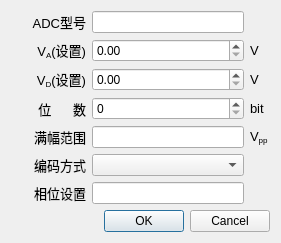
<?xml version="1.0" encoding="UTF-8"?>
<ui version="4.0">
 <class>AdcSettingsDialogClass</class>
 <widget class="QDialog" name="AdcSettingsDialogClass">
  <property name="geometry">
   <rect>
    <x>0</x>
    <y>0</y>
    <width>281</width>
    <height>227</height>
   </rect>
  </property>
  <property name="windowTitle">
   <string>ADC设置</string>
  </property>
  <layout class="QGridLayout" name="gridLayout_2">
   <item row="0" column="0">
    <layout class="QGridLayout" name="gridLayout">
     <item row="0" column="0">
      <widget class="QLabel" name="labl_3">
       <property name="font">
        <font>
         <family>Arial</family>
         <pointsize>10</pointsize>
        </font>
       </property>
       <property name="text">
        <string>ADC型号</string>
       </property>
       <property name="alignment">
        <set>Qt::AlignRight|Qt::AlignTrailing|Qt::AlignVCenter</set>
       </property>
      </widget>
     </item>
     <item row="0" column="1">
      <widget class="QLineEdit" name="adcTypeLineEdit">
       <property name="sizePolicy">
        <sizepolicy hsizetype="Preferred" vsizetype="Fixed">
         <horstretch>0</horstretch>
         <verstretch>0</verstretch>
        </sizepolicy>
       </property>
      </widget>
     </item>
     <item row="1" column="0">
      <widget class="QLabel" name="labl_4">
       <property name="font">
        <font>
         <family>Arial</family>
         <pointsize>10</pointsize>
        </font>
       </property>
       <property name="text">
        <string>V&lt;sub&gt;A&lt;/sub&gt;(设置)</string>
       </property>
       <property name="alignment">
        <set>Qt::AlignRight|Qt::AlignTrailing|Qt::AlignVCenter</set>
       </property>
      </widget>
     </item>
     <item row="1" column="1">
      <widget class="QDoubleSpinBox" name="vaDoubleSpinBox">
       <property name="sizePolicy">
        <sizepolicy hsizetype="Preferred" vsizetype="Fixed">
         <horstretch>0</horstretch>
         <verstretch>0</verstretch>
        </sizepolicy>
       </property>
      </widget>
     </item>
     <item row="1" column="2">
      <widget class="QLabel" name="labl_10">
       <property name="minimumSize">
        <size>
         <width>20</width>
         <height>0</height>
        </size>
       </property>
       <property name="maximumSize">
        <size>
         <width>20</width>
         <height>16777215</height>
        </size>
       </property>
       <property name="font">
        <font>
         <family>Arial</family>
         <pointsize>10</pointsize>
        </font>
       </property>
       <property name="text">
        <string>V</string>
       </property>
      </widget>
     </item>
     <item row="2" column="0">
      <widget class="QLabel" name="labl_5">
       <property name="font">
        <font>
         <family>Arial</family>
         <pointsize>10</pointsize>
        </font>
       </property>
       <property name="text">
        <string>V&lt;sub&gt;D&lt;/sub&gt;(设置)</string>
       </property>
       <property name="alignment">
        <set>Qt::AlignRight|Qt::AlignTrailing|Qt::AlignVCenter</set>
       </property>
      </widget>
     </item>
     <item row="2" column="1">
      <widget class="QDoubleSpinBox" name="vdDoubleSpinBox">
       <property name="sizePolicy">
        <sizepolicy hsizetype="Preferred" vsizetype="Fixed">
         <horstretch>0</horstretch>
         <verstretch>0</verstretch>
        </sizepolicy>
       </property>
      </widget>
     </item>
     <item row="2" column="2">
      <widget class="QLabel" name="labl_11">
       <property name="font">
        <font>
         <family>Arial</family>
         <pointsize>10</pointsize>
        </font>
       </property>
       <property name="text">
        <string>V</string>
       </property>
      </widget>
     </item>
     <item row="3" column="0">
      <widget class="QLabel" name="labl_6">
       <property name="font">
        <font>
         <family>Arial</family>
         <pointsize>10</pointsize>
        </font>
       </property>
       <property name="text">
        <string>位      数</string>
       </property>
       <property name="alignment">
        <set>Qt::AlignRight|Qt::AlignTrailing|Qt::AlignVCenter</set>
       </property>
      </widget>
     </item>
     <item row="3" column="1">
      <widget class="QSpinBox" name="bitCountSpinBox">
       <property name="sizePolicy">
        <sizepolicy hsizetype="Preferred" vsizetype="Fixed">
         <horstretch>0</horstretch>
         <verstretch>0</verstretch>
        </sizepolicy>
       </property>
      </widget>
     </item>
     <item row="3" column="2">
      <widget class="QLabel" name="labl_12">
       <property name="font">
        <font>
         <family>Arial</family>
         <pointsize>10</pointsize>
        </font>
       </property>
       <property name="text">
        <string>bit</string>
       </property>
      </widget>
     </item>
     <item row="4" column="0">
      <widget class="QLabel" name="labl_7">
       <property name="font">
        <font>
         <family>Arial</family>
         <pointsize>10</pointsize>
        </font>
       </property>
       <property name="text">
        <string>满幅范围</string>
       </property>
       <property name="alignment">
        <set>Qt::AlignRight|Qt::AlignTrailing|Qt::AlignVCenter</set>
       </property>
      </widget>
     </item>
     <item row="4" column="1">
      <widget class="QLineEdit" name="vppLineEdit">
       <property name="sizePolicy">
        <sizepolicy hsizetype="Preferred" vsizetype="Fixed">
         <horstretch>0</horstretch>
         <verstretch>0</verstretch>
        </sizepolicy>
       </property>
      </widget>
     </item>
     <item row="4" column="2">
      <widget class="QLabel" name="labl_13">
       <property name="font">
        <font>
         <family>Arial</family>
         <pointsize>10</pointsize>
        </font>
       </property>
       <property name="text">
        <string>V&lt;sub&gt;pp&lt;/sub&gt;</string>
       </property>
      </widget>
     </item>
     <item row="5" column="0">
      <widget class="QLabel" name="labl_8">
       <property name="font">
        <font>
         <family>Arial</family>
         <pointsize>10</pointsize>
        </font>
       </property>
       <property name="text">
        <string>编码方式</string>
       </property>
       <property name="alignment">
        <set>Qt::AlignRight|Qt::AlignTrailing|Qt::AlignVCenter</set>
       </property>
      </widget>
     </item>
     <item row="6" column="0">
      <widget class="QLabel" name="labl_9">
       <property name="minimumSize">
        <size>
         <width>75</width>
         <height>0</height>
        </size>
       </property>
       <property name="maximumSize">
        <size>
         <width>75</width>
         <height>16777215</height>
        </size>
       </property>
       <property name="font">
        <font>
         <family>Arial</family>
         <pointsize>10</pointsize>
        </font>
       </property>
       <property name="text">
        <string>相位设置</string>
       </property>
       <property name="alignment">
        <set>Qt::AlignRight|Qt::AlignTrailing|Qt::AlignVCenter</set>
       </property>
      </widget>
     </item>
     <item row="6" column="1">
      <widget class="QLineEdit" name="phaseLineEdit">
       <property name="sizePolicy">
        <sizepolicy hsizetype="Preferred" vsizetype="Fixed">
         <horstretch>0</horstretch>
         <verstretch>0</verstretch>
        </sizepolicy>
       </property>
      </widget>
     </item>
     <item row="5" column="1">
      <widget class="QComboBox" name="codingComboBox"/>
     </item>
    </layout>
   </item>
   <item row="1" column="0">
    <widget class="QDialogButtonBox" name="buttonBox">
     <property name="orientation">
      <enum>Qt::Horizontal</enum>
     </property>
     <property name="standardButtons">
      <set>QDialogButtonBox::Cancel|QDialogButtonBox::Ok</set>
     </property>
    </widget>
   </item>
  </layout>
 </widget>
 <layoutdefault spacing="6" margin="11"/>
 <resources/>
 <connections>
  <connection>
   <sender>buttonBox</sender>
   <signal>accepted()</signal>
   <receiver>AdcSettingsDialogClass</receiver>
   <slot>accept()</slot>
   <hints>
    <hint type="sourcelabel">
     <x>140</x>
     <y>205</y>
    </hint>
    <hint type="destinationlabel">
     <x>140</x>
     <y>113</y>
    </hint>
   </hints>
  </connection>
  <connection>
   <sender>buttonBox</sender>
   <signal>rejected()</signal>
   <receiver>AdcSettingsDialogClass</receiver>
   <slot>reject()</slot>
   <hints>
    <hint type="sourcelabel">
     <x>140</x>
     <y>205</y>
    </hint>
    <hint type="destinationlabel">
     <x>140</x>
     <y>113</y>
    </hint>
   </hints>
  </connection>
 </connections>
</ui>
